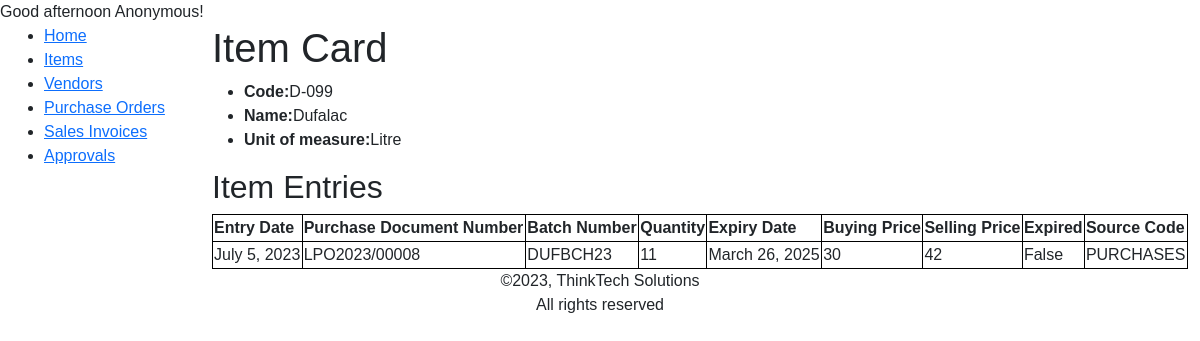
The app's page /inventory/item-detail/D-099/, older data.
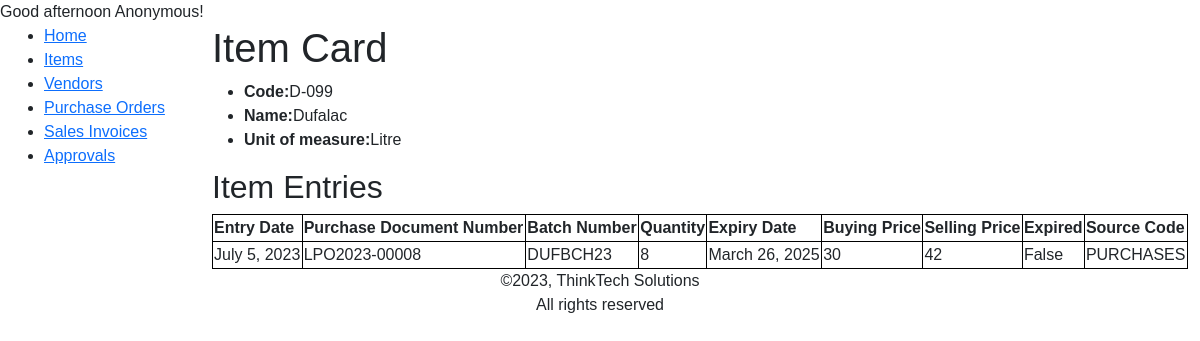
The same page, newer data.
### inventory/models.py (models this page shows, shortened)
class ItemEntry(models.Model):
    entry_date = models.DateField(auto_now_add=True, editable=False)
    purchase_doc_no = models.ForeignKey(PurchaseLine, on_delete=models.PROTECT, related_name='item_entry', related_query_name='item_entry', null=True, verbose_name='Purchase Document Number')
    item = models.ForeignKey(Item, on_delete=models.PROTECT, related_name='grn', related_query_name='grn')
    batch = models.CharField('Batch Number', max_length=200)
    quantity = models.IntegerField()
    expiry_date = models.DateField('Expiry Date')
    cost = models.IntegerField()
    sale = models.IntegerField()
    expiry_status = models.BooleanField(default=False)
    source_code = models.CharField(max_length=100)
    class Meta:
        verbose_name_plural = 'Item Entries'

class PurchaseLine(models.Model):
    number = models.ForeignKey(PurchaseHeader, on_delete=models.CASCADE, related_name='lines', related_query_name='lines')
    item = models.ForeignKey(Item, on_delete=models.PROTECT, related_name='lpo', related_query_name='lpo')
    batch = models.CharField('Item Batch Number',max_length=200)
    quantity_requested = models.PositiveIntegerField()
    unit_price = models.PositiveIntegerField('Unit Price')
    total = models.IntegerField(editable=False)
    expiry_date = models.DateField('Expiry date')
    quantity_received = models.PositiveIntegerField(default=0)
    invoice_no = models.CharField('Vendor Invoice Number',max_length=100, null=True)
    def __str__(self) -> str:
        return f'{self.number}'

class PurchaseHeader(models.Model):
    number = AlphanumericAutoField(primary_key=True, editable=False)
    vendor = models.ForeignKey(Vendor, on_delete=models.PROTECT, related_name='vendor', related_query_name='vendor')
    date = models.DateField(auto_now_add=True, editable=False)
    total = models.IntegerField(editable=False, default=0)
    last_modified_at = models.DateTimeField(auto_now=True, editable=False)
    approval_status = ((0, 'Open'), (1, 'Pending Approval'), (2, 'Approved'), (3, 'Cancelled Approval'))
    status = models.CharField(max_length=30, choices=approval_status, default=0)
    created_by = models.ForeignKey('auth.User', blank=True, null=True, default=None, on_delete=models.PROTECT, related_name='lpo', related_query_name='lpo',editable=False)
    modified_by = models.ForeignKey('auth.User', blank=True, null=True, default=None, on_delete=models.PROTECT, related_name='lpo_m', related_query_name='lpo_m',editable=False)
    def __str__(self) -> str:
        return self.number
    class Meta:
        verbose_name_plural = 'Purchase Orders'
        ordering = ["number"]

### inventory/views.py (the view)
# urls.py: path('item-detail/<str:pk>/', views.ItemDetailView.as_view(), name='item-detail'),
class ItemDetailView(generic.DetailView):
    model = Item
    paginate_by = 25

### inventory/models.py (called while the page is built)
    def __str__(self) -> str:
        return self.description

### inventory/templatetags/custom_filters.py (called while the page is built)
@register.filter
def greeting(value):
    current_time = datetime.now().time()
    current_hour = current_time.hour
    if 5 <= current_hour < 12:
        time_category = "morning"
    elif 12 <= current_hour < 17:
        time_category = "afternoon"
    elif 17 <= current_hour < 20:
        time_category = "evening"
    else:
        time_category = "night"
    return f"Good {time_category}"

### inventory/templates/inventory/item_detail.html (shortened to what this page needs)
{% extends "inventory/base.html" %}
{% block content %}
    <h1>Item Card</h1>
    <ul>
        <li><strong>Code:</strong>{{item.code}}</li>
        <li><strong>Name:</strong>{{item.description}}</li>
        <li><strong>Unit of measure:</strong>{{item.unit}}</li>
    </ul>
    <h2>Item Entries</h2>
    <table>
        <tr>
            <th>Entry Date</th>
            <th>Purchase Document Number</th>
            <th>Batch Number</th>
            <th>Quantity</th>
            <th>Expiry Date</th>
            <th>Buying Price</th>
            <th>Selling Price</th>
            <th>Expired</th>
            <th>Source Code</th>
        </tr>
        {% for entry in item.grn.all %}
        <tr>
            <td>{{entry.entry_date}}</td>
            <td>{{entry.purchase_doc_no}}</td>
            <td>{{entry.batch}}</td>
            <td>{{entry.quantity}}</td>
            <td>{{entry.expiry_date}}</td>
            <td>{{entry.cost}}</td>
            <td>{{entry.sale}}</td>
            <td>{{entry.expiry_status}}</td>
            <td>{{entry.source_code}}</td>
        </tr>
        {% endfor %}
    </table>
{% endblock %}

Row changes from the older to the newer data that the page shows:
changed ItemEntry "DUFBCH23": purchase_doc_no "LPO2023/00008" → "LPO2023-00008"; quantity "11" → "8"
